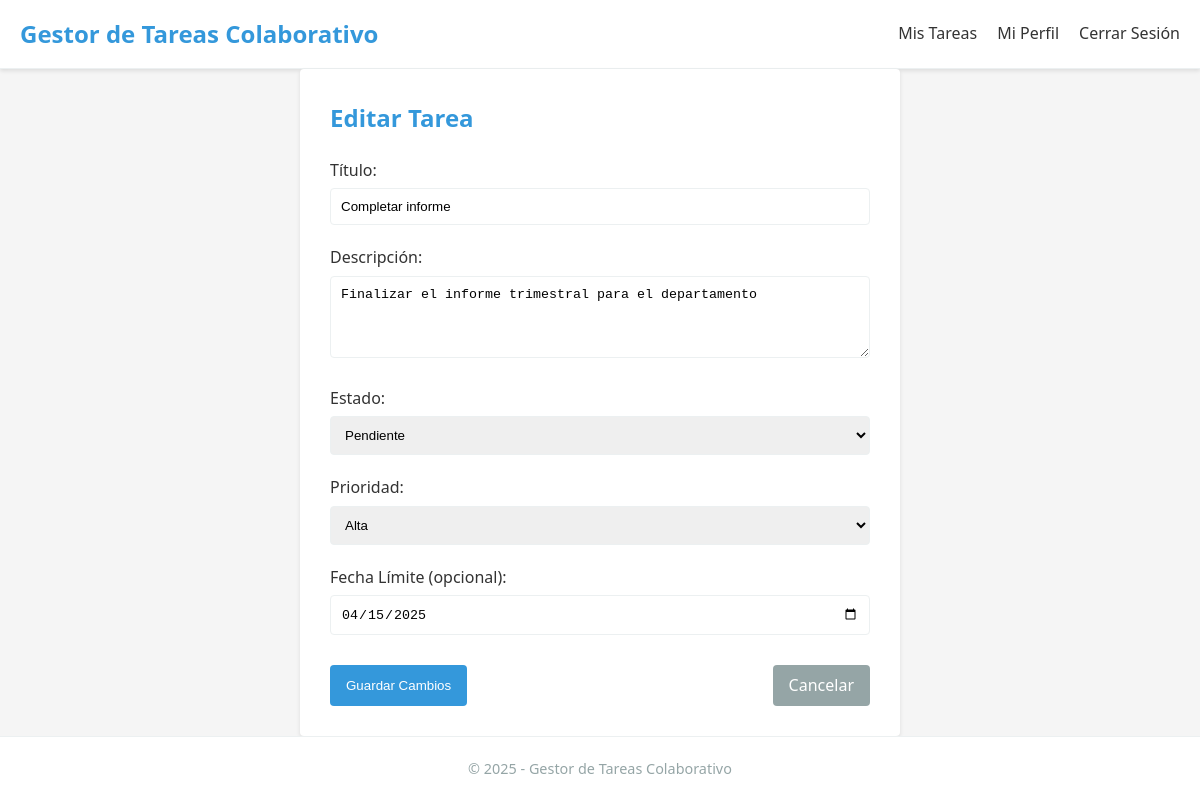
/tarea-editar.php?id=1 (signed in), run on the app's committed database.
### tables this page shows
CREATE TABLE IF NOT EXISTS tareas (
    id INT AUTO_INCREMENT PRIMARY KEY,
    usuario_id INT NOT NULL,
    titulo VARCHAR(100) NOT NULL,
    descripcion TEXT,
    estado ENUM('pendiente', 'en_progreso', 'completada') NOT NULL DEFAULT 'pendiente',
    prioridad ENUM('baja', 'media', 'alta') NOT NULL DEFAULT 'media',
    fecha_creacion DATETIME NOT NULL DEFAULT CURRENT_TIMESTAMP,
    fecha_limite DATE,
    FOREIGN KEY (usuario_id) REFERENCES usuarios(id) ON DELETE CASCADE
);

### www/tarea-editar.php (the view, shortened to what this page needs)
<?php
$usuario_id = $_SESSION['usuario_id'];
$tarea_id = (int)$_GET['id'];
$conexion = conectarDB();
$stmt = $conexion->prepare("SELECT * FROM tareas WHERE id = ? AND usuario_id = ?");
$stmt->execute([$tarea_id, $usuario_id]);
$tarea = $stmt->fetch();
$titulo = $tarea['titulo'];
$descripcion = $tarea['descripcion'];
$estado = $tarea['estado'];
$prioridad = $tarea['prioridad'];
$fecha_limite = $tarea['fecha_limite'];
?>
<!DOCTYPE html>
<html lang="es">
<head>
    <link rel="stylesheet" href="css/styles.css">
</head>
<body>
    <header>
        <div class="container">
            <h1><?php echo SITE_NAME; ?></h1>
            <nav>
                <ul>
                    <li><a href="dashboard.php">Mis Tareas</a></li>
                    <li><a href="perfil.php">Mi Perfil</a></li>
                    <li><a href="logout.php">Cerrar Sesión</a></li>
                </ul>
            </nav>
        </div>
    </header>
    <main class="container">
        <section class="form-container">
            <h2>Editar Tarea</h2>
            <form id="tareaForm" method="POST" action="tarea-editar.php?id=<?php echo $tarea_id; ?>">
                <div class="form-group">
                    <label for="titulo">Título:</label>
                    <input type="text" id="titulo" name="titulo" value="<?php echo htmlspecialchars($titulo); ?>" required>
                </div>
                <div class="form-group">
                    <label for="descripcion">Descripción:</label>
                    <textarea id="descripcion" name="descripcion" rows="4"><?php echo htmlspecialchars($descripcion); ?></textarea>
                </div>
                <div class="form-group">
                    <label for="estado">Estado:</label>
                    <select id="estado" name="estado">
                        <option value="pendiente" <?php echo $estado === 'pendiente' ? 'selected' : ''; ?>>Pendiente</option>
                    </select>
                </div>
                <div class="form-group">
                    <label for="prioridad">Prioridad:</label>
                    <select id="prioridad" name="prioridad">
                        <option value="alta" <?php echo $prioridad === 'alta' ? 'selected' : ''; ?>>Alta</option>
                    </select>
                </div>
                <div class="form-group">
                    <label for="fecha_limite">Fecha Límite (opcional):</label>
                    <input type="date" id="fecha_limite" name="fecha_limite" value="<?php echo $fecha_limite ? date('Y-m-d', strtotime($fecha_limite)) : ''; ?>">
                </div>
                <div class="form-buttons">
                    <button type="submit" class="btn btn-primary">Guardar Cambios</button>
                    <a href="dashboard.php" class="btn btn-secondary">Cancelar</a>
                </div>
            </form>
        </section>
    </main>
    <footer>
        <div class="container">
            <p>&copy; <?php echo date('Y'); ?> - <?php echo SITE_NAME; ?></p>
        </div>
    </footer>
</body>
</html>

### www/css/styles.css (style rules this page uses)
:root { --primary-color: #3498db; --primary-dark: #2980b9; --secondary-color: #e74c3c; --secondary-dark: #c0392b; --gray-light: #f5f5f5; --gray: #ecf0f1; --gray-dark: #95a5a6; --text-color: #333; --border-radius: 4px; --box-shadow: 0 2px 4px rgba(0, 0, 0, 0.1); --transition: all 0.3s ease; }
* { margin: 0; padding: 0; box-sizing: border-box; }
body { font-family: 'Segoe UI', Tahoma, Geneva, Verdana, sans-serif; line-height: 1.6; color: var(--text-color); background-color: var(--gray-light); }
.container { width: 100%; max-width: 1200px; margin: 0 auto; padding: 0 20px; }
a { color: var(--primary-color); text-decoration: none; transition: var(--transition); }
.btn { display: inline-block; padding: 8px 16px; background-color: var(--primary-color); color: white; border: none; border-radius: var(--border-radius); cursor: pointer; transition: var(--transition); }
.btn-primary { background-color: var(--primary-color); }
.btn-secondary { background-color: var(--gray-dark); }
header { background-color: white; border-bottom: 1px solid var(--gray); box-shadow: var(--box-shadow); padding: 15px 0; }
header .container { display: flex; justify-content: space-between; align-items: center; }
header h1 { font-size: 1.5em; color: var(--primary-color); }
nav ul { display: flex; list-style: none; }
nav ul li { margin-left: 20px; }
nav ul li a { color: var(--text-color); font-weight: 500; }
main { padding: 30px 0; }
.form-container { background-color: white; padding: 30px; border-radius: var(--border-radius); box-shadow: var(--box-shadow); max-width: 600px; margin: 0 auto; }
.form-container h2 { margin-bottom: 20px; color: var(--primary-color); }
.form-group { margin-bottom: 20px; }
.form-group label { display: block; margin-bottom: 5px; font-weight: 500; }
.form-group input, .form-group select, .form-group textarea { width: 100%; padding: 10px; border: 1px solid var(--gray); border-radius: var(--border-radius); transition: var(--transition); }
.form-buttons { display: flex; justify-content: space-between; margin-top: 30px; }
footer { background-color: white; border-top: 1px solid var(--gray); padding: 20px 0; text-align: center; color: var(--gray-dark); font-size: 0.9em; }

### data on the page
tareas: titulo "Completar informe", descripcion "Finalizar el informe trimestral para el departamento", estado "Pendiente", prioridad "Alta", fecha_limite "04/15/2025"

### other printed values
SITE_NAME "Gestor de Tareas Colaborativo"
